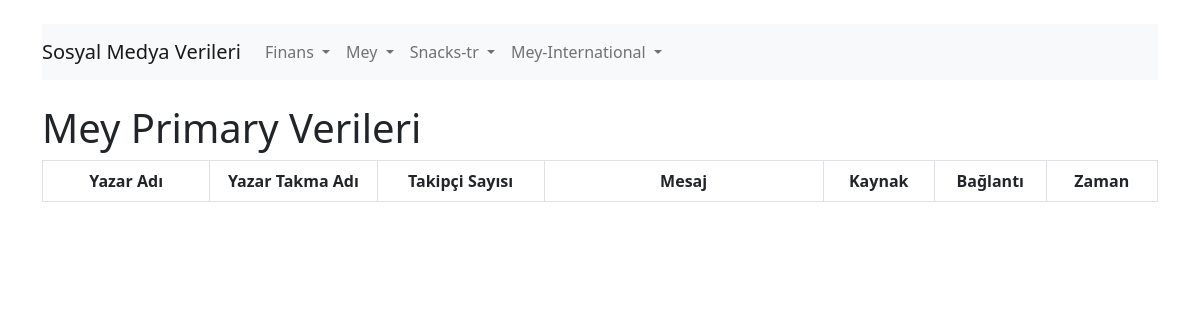
Page /mey/primary/ (signed in) on the earlier database version.
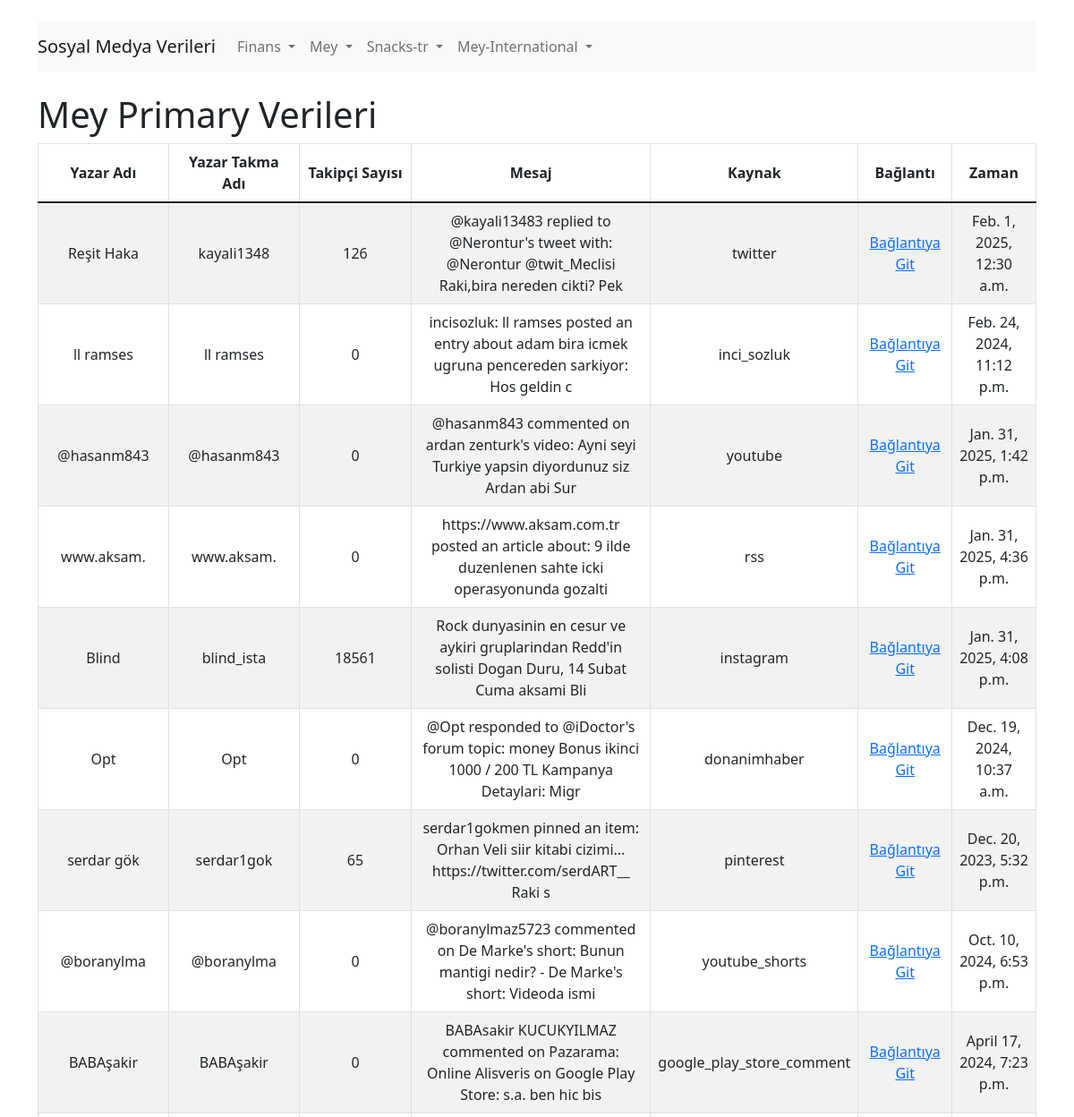
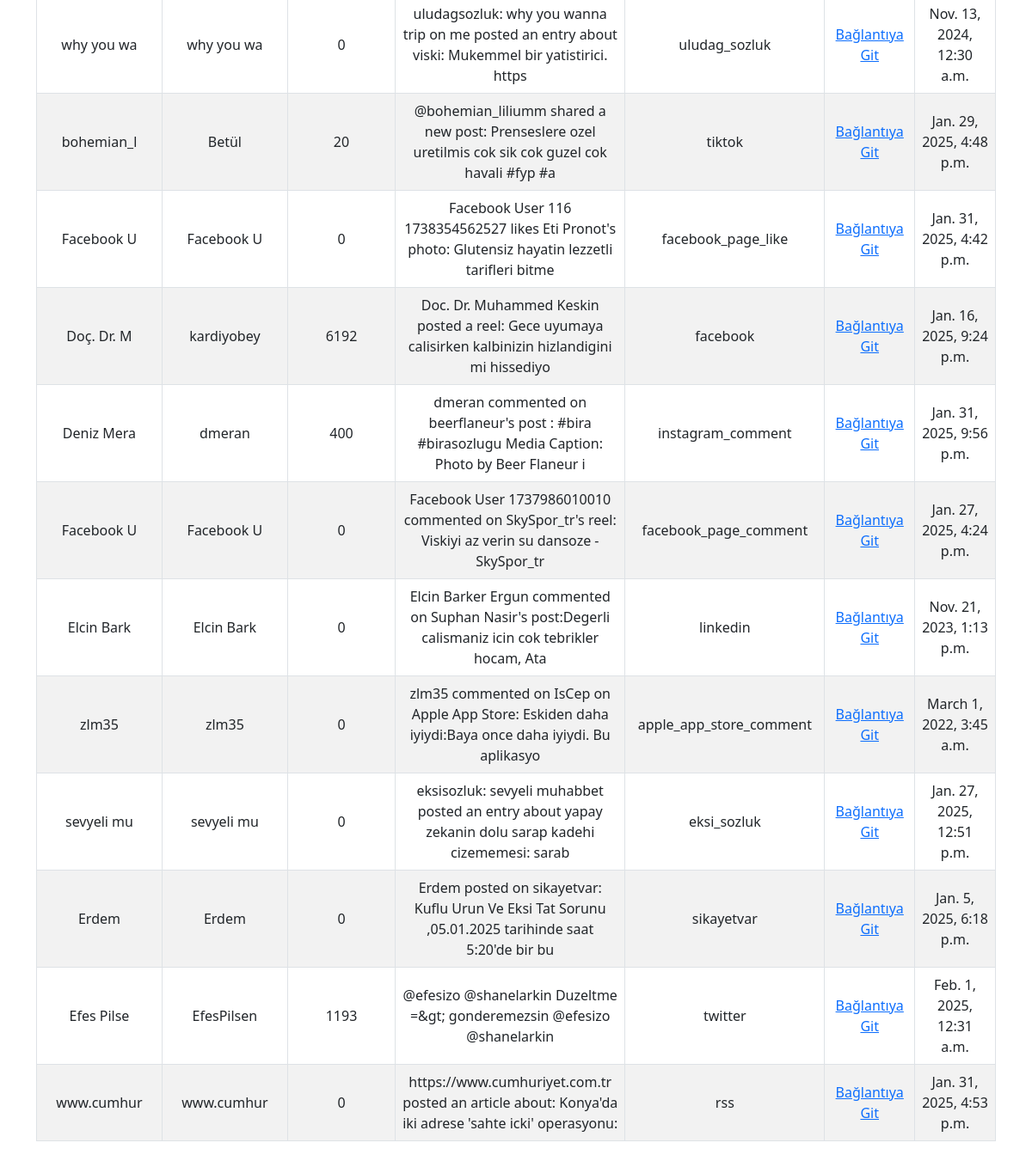
Same page on the later database version (2 pictures, top to bottom).
### myapp/models.py (models this page shows, shortened)
class ChannelData(models.Model):
    source_category = models.CharField(max_length=255, null=True, blank=True)
    author_name = models.CharField(max_length=255, null=True, blank=True)
    author_nick = models.CharField(max_length=255, null=True, blank=True)
    author_follower_count = models.IntegerField(null=True, blank=True)
    body = models.TextField(null=True, blank=True)
    source = models.CharField(max_length=255, null=True, blank=True)
    link = models.URLField(null=True, blank=True)
    created_time = models.DateTimeField(null=True, blank=True)
    selective_part = models.CharField(max_length=255, null=True, blank=True)

### myapp/views.py (the view)
# urls.py: path('mey/primary/', views.mey_primary, name='mey_primary'),
@login_required
def mey_primary(request):
    data = ChannelData.objects.filter(source_category="mey", selective_part="primary")
    return render(request, 'mey_primary.html', {'data': data})

### templates/mey_primary.html (shortened to what this page needs)
{% extends 'base.html' %}
{% block content %}
    <h1>Mey Primary Verileri</h1>
    <div class="table-responsive">
        <table class="table table-bordered table-striped">
            <thead>
                <tr style="vertical-align: middle; text-align: center;">
                    <th scope="col" style="width: 15%;">Yazar Adı</th>
                    <th scope="col" style="width: 15%;">Yazar Takma Adı</th>
                    <th scope="col" style="width: 15%;">Takipçi Sayısı</th>
                    <th scope="col" style="width: 25%;">Mesaj</th>
                    <th scope="col" style="width: 10%;">Kaynak</th>
                    <th scope="col" style="width: 10%;">Bağlantı</th>
                    <th scope="col" style="width: 10%;">Zaman</th>
                </tr>
            </thead>
            <tbody>
                {% for item in data %}
                    <tr style="height: 20px; vertical-align: middle; text-align: center;">
                        <td style="width: 15%;">{{ item.author_name|slice:":10" }}</td>
                        <td style="width: 15%;">{{ item.author_nick|slice:":10" }}</td>
                        <td style="width: 15%;">{{ item.author_follower_count }}</td>
                        <td style="width: 25%;">{{ item.body|slice:":100" }}</td>
                        <td style="width: 10%;">{{ item.source }}</td>
                        <td style="width: 10%;"><a href="{{ item.link }}" target="_blank">Bağlantıya Git</a></td>
                        <td style="width: 10%;">{{ item.created_time }}</td>
                    </tr>
                {% endfor %}
            </tbody>
        </table>
    </div>
{% endblock %}

Differences in the rows shown:
added ChannelData: author_name "Reşit Haka", author_nick "kayali1348", author_follower_count "126", body "@kayali13483 replied to @Nerontur's tweet with: @Nerontur @twit_Meclisi Raki,bira nereden cikti? Pek", source "twitter", created_time "Feb. 1, 2025, 12:30 a.m."
added ChannelData: author_name "ll ramses", author_nick "ll ramses", author_follower_count "0", body "incisozluk: ll ramses posted an entry about adam bira icmek ugruna pencereden sarkiyor: Hos geldin c", source "inci_sozluk", created_time "Feb. 24, 2024, 11:12 p.m."
added ChannelData: author_name "@hasanm843", author_nick "@hasanm843", author_follower_count "0", body "@hasanm843 commented on ardan zenturk's video: Ayni seyi Turkiye yapsin diyordunuz siz Ardan abi Sur", source "youtube", created_time "Jan. 31, 2025, 1:42 p.m."
added ChannelData: author_name "www.aksam.", author_nick "www.aksam.", author_follower_count "0", body "https://www.aksam.com.tr posted an article about: 9 ilde duzenlenen sahte icki operasyonunda gozalti", source "rss", created_time "Jan. 31, 2025, 4:36 p.m."
added ChannelData: author_name "Blind", author_nick "blind_ista", author_follower_count "18561", body "Rock dunyasinin en cesur ve aykiri gruplarindan Redd'in solisti Dogan Duru, 14 Subat Cuma aksami Bli", source "instagram", created_time "Jan. 31, 2025, 4:08 p.m."
added ChannelData: author_name "Opt", author_nick "Opt", author_follower_count "0", body "@Opt responded to @iDoctor's forum topic: money Bonus ikinci 1000 / 200 TL Kampanya Detaylari: Migr", source "donanimhaber", created_time "Dec. 19, 2024, 10:37 a.m."
added ChannelData: author_name "serdar gök", author_nick "serdar1gok", author_follower_count "65", body "serdar1gokmen pinned an item: Orhan Veli siir kitabi cizimi... https://twitter.com/serdART__ Raki s", source "pinterest", created_time "Dec. 20, 2023, 5:32 p.m."
added ChannelData: author_name "@boranylma", author_nick "@boranylma", author_follower_count "0", body "@boranylmaz5723 commented on De Marke's short: Bunun mantigi nedir? - De Marke's short: Videoda ismi", source "youtube_shorts", created_time "Oct. 10, 2024, 6:53 p.m."
added ChannelData: author_name "BABAşakir", author_nick "BABAşakir", author_follower_count "0", body "BABAsakir KUCUKYILMAZ commented on Pazarama: Online Alisveris on Google Play Store: s.a. ben hic bis", source "google_play_store_comment", created_time "April 17, 2024, 7:23 p.m."
added ChannelData: author_name "why you wa", author_nick "why you wa", author_follower_count "0", body "uludagsozluk: why you wanna trip on me posted an entry about viski: Mukemmel bir yatistirici. https", source "uludag_sozluk", created_time "Nov. 13, 2024, 12:30 a.m."
added ChannelData: author_name "bohemian_l", author_nick "Betül", author_follower_count "20", body "@bohemian_liliumm shared a new post: Prenseslere ozel uretilmis cok sik cok guzel cok havali #fyp #a", source "tiktok", created_time "Jan. 29, 2025, 4:48 p.m."
added ChannelData: author_name "Facebook U", author_nick "Facebook U", author_follower_count "0", body "Facebook User 116 1738354562527 likes Eti Pronot's photo: Glutensiz hayatin lezzetli tarifleri bitme", source "facebook_page_like", created_time "Jan. 31, 2025, 4:42 p.m."
added ChannelData: author_name "Doç. Dr. M", author_nick "kardiyobey", author_follower_count "6192", body "Doc. Dr. Muhammed Keskin posted a reel: Gece uyumaya calisirken kalbinizin hizlandigini mi hissediyo", source "facebook", created_time "Jan. 16, 2025, 9:24 p.m."
added ChannelData: author_name "Deniz Mera", author_nick "dmeran", author_follower_count "400", body "dmeran commented on beerflaneur's post : #bira #birasozlugu Media Caption: Photo by Beer Flaneur i", source "instagram_comment", created_time "Jan. 31, 2025, 9:56 p.m."
added ChannelData: author_name "Facebook U", author_nick "Facebook U", author_follower_count "0", body "Facebook User 1737986010010 commented on SkySpor_tr's reel: Viskiyi az verin su dansoze - SkySpor_tr", source "facebook_page_comment", created_time "Jan. 27, 2025, 4:24 p.m."
added ChannelData: author_name "Elcin Bark", author_nick "Elcin Bark", author_follower_count "0", body "Elcin Barker Ergun commented on Suphan Nasir's post:Degerli calismaniz icin cok tebrikler hocam, Ata", source "linkedin", created_time "Nov. 21, 2023, 1:13 p.m."
added ChannelData: author_name "zlm35", author_nick "zlm35", author_follower_count "0", body "zlm35 commented on IsCep on Apple App Store: Eskiden daha iyiydi:Baya once daha iyiydi. Bu aplikasyo", source "apple_app_store_comment", created_time "March 1, 2022, 3:45 a.m."
added ChannelData: author_name "sevyeli mu", author_nick "sevyeli mu", author_follower_count "0", body "eksisozluk: sevyeli muhabbet posted an entry about yapay zekanin dolu sarap kadehi cizememesi: sarab", source "eksi_sozluk", created_time "Jan. 27, 2025, 12:51 p.m."
added ChannelData: author_name "Erdem", author_nick "Erdem", author_follower_count "0", body "Erdem posted on sikayetvar: Kuflu Urun Ve Eksi Tat Sorunu ,05.01.2025 tarihinde saat 5:20'de bir bu", source "sikayetvar", created_time "Jan. 5, 2025, 6:18 p.m."
added ChannelData: author_name "Efes Pilse", author_nick "EfesPilsen", author_follower_count "1193", body "@efesizo @shanelarkin Duzeltme =&gt; gonderemezsin @efesizo @shanelarkin", source "twitter", created_time "Feb. 1, 2025, 12:31 a.m."
added ChannelData: author_name "www.cumhur", author_nick "www.cumhur", author_follower_count "0", body "https://www.cumhuriyet.com.tr posted an article about: Konya'da iki adrese 'sahte icki' operasyonu:", source "rss", created_time "Jan. 31, 2025, 4:53 p.m."
